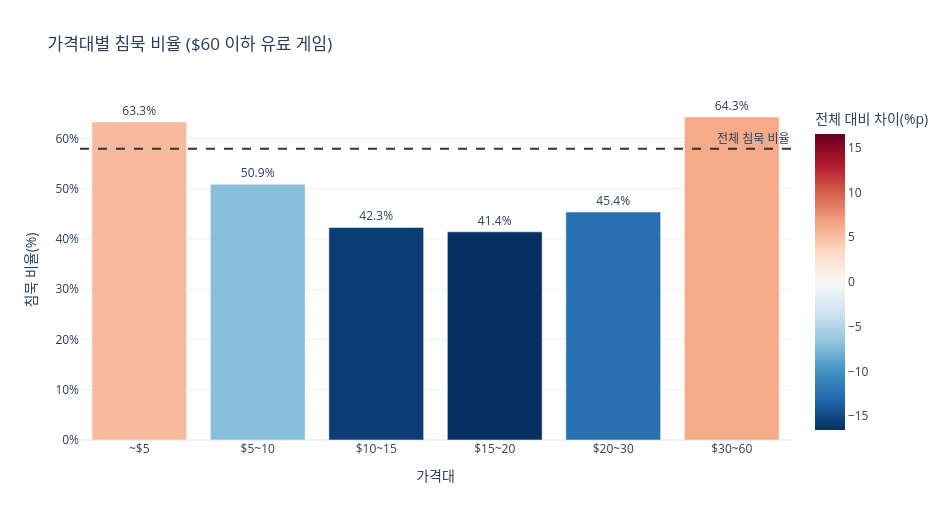

The cell this chart's notebook holds for it:
### Code cell
fig = px.bar(
    price_risk,
    x="price_range",
    y="silence_rate",
    color="rate_diff",
    color_continuous_scale="RdBu_r",
    color_continuous_midpoint=0,
    text="silence_rate",
    title="가격대별 침묵 비율 ($60 이하 유료 게임)",
    labels={"price_range": "가격대", "silence_rate": "침묵 비율(%)", "rate_diff": "전체 대비 차이(%p)"},
    hover_data={"game_count": ":,", "silence_games": ":,", "lift": ":.2f"},
)
fig.add_hline(y=overall_silence_rate, line_dash="dash", line_color="#333333", annotation_text="전체 침묵 비율")
fig.update_traces(texttemplate="%{text:.1f}%", textposition="outside")
fig.update_layout(template="plotly_white", width=950, height=520, yaxis=dict(ticksuffix="%"))
fig.show()

### Figure 1 — Plotly figure (JSON) as saved in the notebook; plotly's stock layout.template omitted (floating-point values rounded to 4 significant figures)
{"data": [{"customdata": [[7414.0, 4692.0, 1.092], [2768.0, 1409.0, 0.8781], [818.0, 346.0, 0.7296], [321.0, 133.0, 0.7147], [119.0, 54.0, 0.7828], [42.0, 27.0, 1.109]], "hovertemplate": "가격대=%{x}<br>침묵 비율(%)=%{text}<br>game_count=%{customdata[0]:,}<br>silence_games=%{customdata[1]:,}<br>lift=%{customdata[2]:.2f}<br>전체 대비 차이(%p)=%{marker.color}<extra></extra>", "legendgroup": "", "marker": {"color": [5.314, -7.068, -15.67, -16.54, -12.59, 6.314], "coloraxis": "coloraxis", "pattern": {"shape": ""}}, "name": "", "orientation": "v", "showlegend": false, "text": [63.29, 50.9, 42.3, 41.43, 45.38, 64.29], "textposition": "outside", "texttemplate": "%{text:.1f}%", "type": "bar", "x": ["~$5", "$5~10", "$10~15", "$15~20", "$20~30", "$30~60"], "xaxis": "x", "y": [63.29, 50.9, 42.3, 41.43, 45.38, 64.29], "yaxis": "y"}], "layout": {"annotations": [{"showarrow": false, "text": "전체 침묵 비율", "x": 1, "xanchor": "right", "xref": "x domain", "y": 57.97, "yanchor": "bottom", "yref": "y"}], "barmode": "relative", "coloraxis": {"cmid": 0, "colorbar": {"title": {"text": "전체 대비 차이(%p)"}}, "colorscale": [[0, "rgb(5,48,97)"], [0.1, "rgb(33,102,172)"], [0.2, "rgb(67,147,195)"], [0.3, "rgb(146,197,222)"], [0.4, "rgb(209,229,240)"], [0.5, "rgb(247,247,247)"], [0.6, "rgb(253,219,199)"], [0.7, "rgb(244,165,130)"], [0.8, "rgb(214,96,77)"], [0.9, "rgb(178,24,43)"], [1, "rgb(103,0,31)"]]}, "height": 520, "legend": {"tracegroupgap": 0}, "shapes": [{"line": {"color": "#333333", "dash": "dash"}, "type": "line", "x0": 0, "x1": 1, "xref": "x domain", "y0": 57.97, "y1": 57.97, "yref": "y"}], "title": {"text": "가격대별 침묵 비율 ($60 이하 유료 게임)"}, "width": 950, "xaxis": {"anchor": "y", "domain": [0, 1], "title": {"text": "가격대"}}, "yaxis": {"anchor": "x", "domain": [0, 1], "ticksuffix": "%", "title": {"text": "침묵 비율(%)"}}}}
